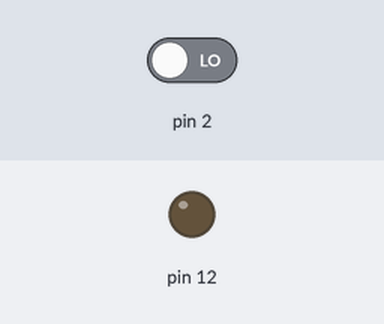
A sketch run on a simulated Arduino Uno, built with avr-gcc and run on an emulated ATmega328P. On the bench: output pins drawn as LEDs (lit = HIGH). The inputs (shaded band) are chosen by the test bench; at power-on: pin 2 LOW.

Above: at 1.2 s.
1.3 s: pin 2 driven HIGH
At 1.6 s:
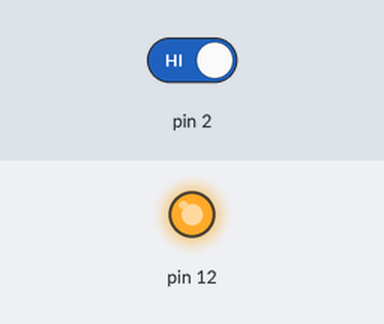
Timing chart, 0 to 4.3 s (numbered marks = the images above; inputs shaded):
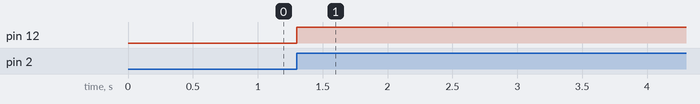

Measured:
- after the input at 1.3 s, pin 12: LOW → HIGH at once

The sketch:

button_toggle.ino
```cpp
int buttonState = 0;
int lastButtonState = 0;
int ledState = LOW;

void setup() {
  pinMode(12, OUTPUT);
  pinMode(2, INPUT);
}

void loop() {

  buttonState = digitalRead(2);

  if (buttonState == HIGH && lastButtonState == LOW) {
    ledState = !ledState;
    digitalWrite(12, ledState);
    delay(200);
  }

  lastButtonState = buttonState;
}
```
